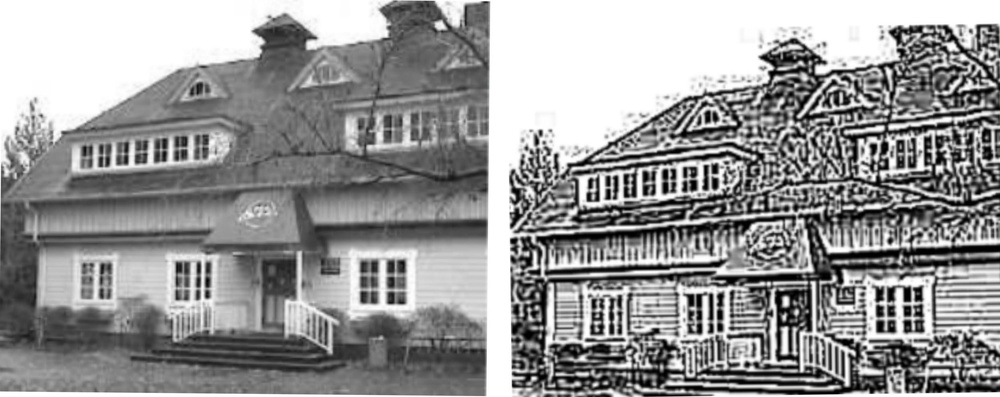
#> input picture Assignments/cv_assignment/images/Convolution12.jpg, 1000 x 397 px, shrunk from 2500 x 993 before the run, given in place of the camera
$ python edgeDetection.py
#> lines starting #> are read from the running program, lines starting #| are printed output that depends on the picture; after the words box and inside, x2 and y2 are one past the last pixel; in counts of white or black regions, pixels touching at a corner belong together
import numpy as np
import cv2
video = cv2.VideoCapture(0)

while(video.isOpened()):
    _, frame = video.read()
#> frame is the input picture: shape (397, 1000, 3); mean B, G, R 150.1, 150.1, 150.1

    gray = cv2.cvtColor(frame, cv2.COLOR_BGR2GRAY)
    cv2.imshow("GRAY image",gray)

    # Blur the image for better edge detection
    #img_blur = cv2.blur(gray, (5,5), 1)
    img_blur = cv2.GaussianBlur(gray, (19,19), 1)
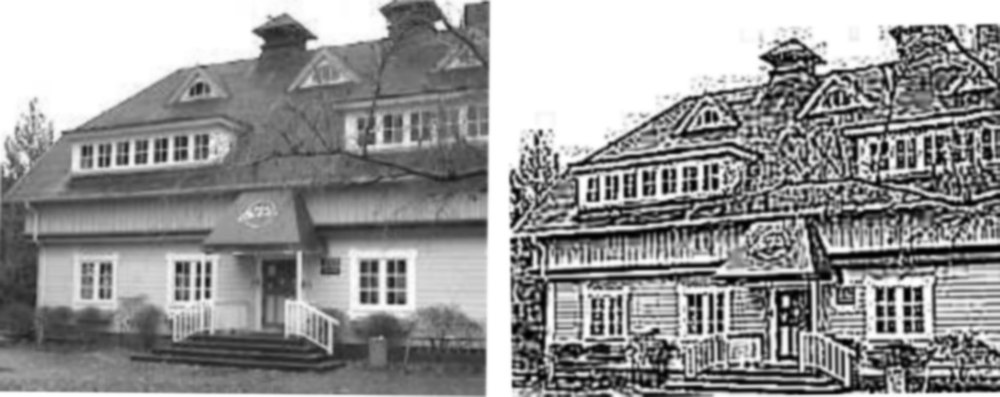
#> img_blur: shape (397, 1000); min 1, max 255, mean 150.1
    #img_blur = cv2.medianBlur(gray, ksize=13)
    cv2.imshow("Blur", img_blur)
    #cv2.waitKey(0)

    #blur = cv2.medianBlur(masked, 5)
    edged = cv2.Canny(img_blur, 20, 200)
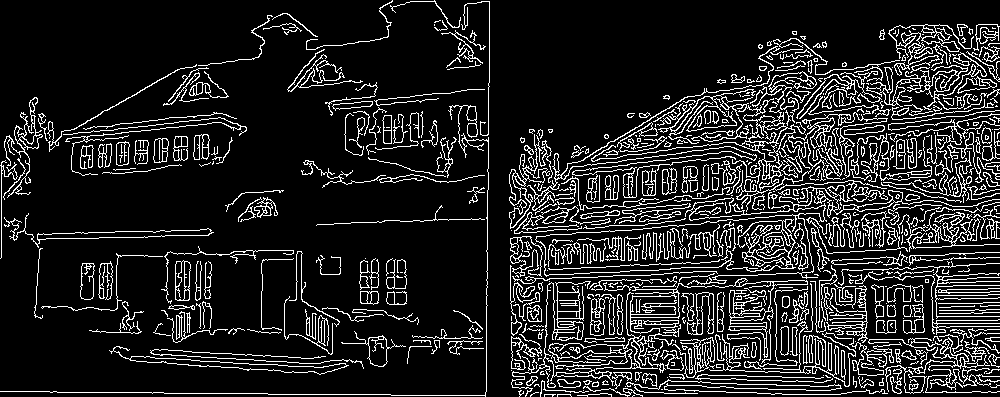
#> edged: shape (397, 1000); 13.8% white in thin lines or dots
    #edged = cv2.Sobel(img_blur, ddepth= -1, dx=1, dy=1, ksize=5) # Combined X and Y Sobel Edge Detection
    cv2.imshow("Edge Detection",edged)


    contours, _ = cv2.findContours(edged, cv2.RETR_TREE, cv2.CHAIN_APPROX_SIMPLE)
#> contours = 1124 contours, 679 with area under 20; largest, box (x1, y1, x2, y2) and area: (535, 139, 1000, 285) 2449, (591, 89, 806, 191) 2362, (603, 278, 808, 364) 1963, (109, 346, 349, 375) 1120, (130, 356, 347, 375) 1094

    cv2.drawContours(frame, contours, -1, (255,255,255), 2)
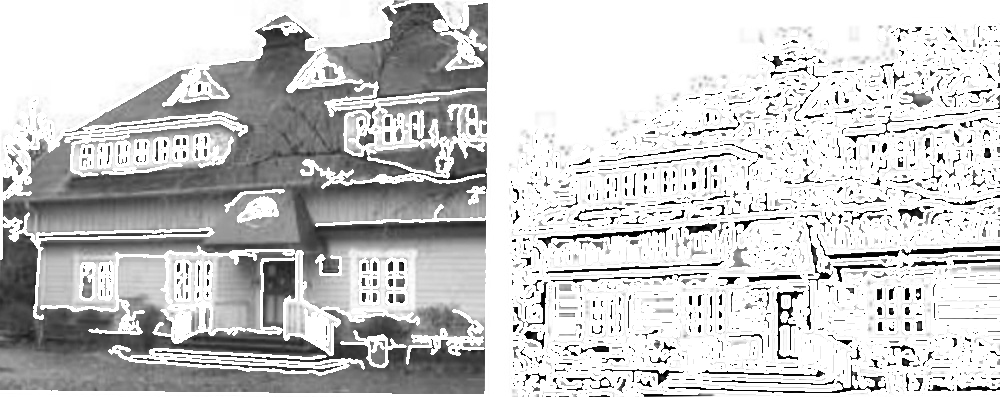
#> frame: shape (397, 1000, 3); mean B, G, R 202.6, 202.6, 202.6
    cv2.imshow("Output",frame)

    if cv2.waitKey(10) == ord('x'):
#> (key x is pressed here)
        cv2.destroyAllWindows()
        video.release()
        break
